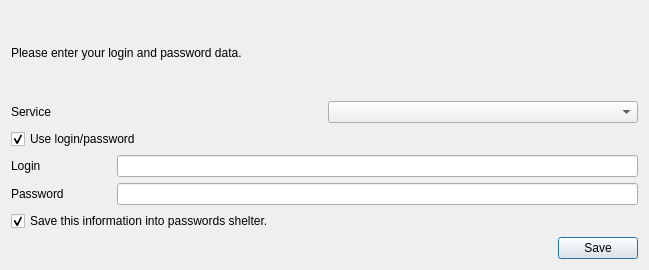
<?xml version="1.0" encoding="UTF-8"?>
<ui version="4.0">
 <class>SignInDialog</class>
 <widget class="QDialog" name="SignInDialog">
  <property name="geometry">
   <rect>
    <x>0</x>
    <y>0</y>
    <width>649</width>
    <height>270</height>
   </rect>
  </property>
  <property name="windowTitle">
   <string>Dialog</string>
  </property>
  <layout class="QVBoxLayout" name="verticalLayout">
   <item>
    <layout class="QHBoxLayout" name="horizontalLayout_5">
     <item>
      <widget class="QLabel" name="label_3">
       <property name="text">
        <string>Please enter your login and password data.</string>
       </property>
      </widget>
     </item>
     <item>
      <widget class="QWidget" name="logoWidget" native="true">
       <property name="sizePolicy">
        <sizepolicy hsizetype="Preferred" vsizetype="Preferred">
         <horstretch>0</horstretch>
         <verstretch>0</verstretch>
        </sizepolicy>
       </property>
      </widget>
     </item>
    </layout>
   </item>
   <item>
    <layout class="QHBoxLayout" name="horizontalLayout_7">
     <item>
      <widget class="QLabel" name="label_4">
       <property name="minimumSize">
        <size>
         <width>100</width>
         <height>0</height>
        </size>
       </property>
       <property name="text">
        <string>Service</string>
       </property>
      </widget>
     </item>
     <item>
      <widget class="QComboBox" name="serviceCombo"/>
     </item>
    </layout>
   </item>
   <item>
    <layout class="QHBoxLayout" name="horizontalLayout_3">
     <item>
      <widget class="QCheckBox" name="useLoginPasswordBox">
       <property name="text">
        <string>Use login/password</string>
       </property>
       <property name="checked">
        <bool>true</bool>
       </property>
      </widget>
     </item>
    </layout>
   </item>
   <item>
    <layout class="QHBoxLayout" name="horizontalLayout_2">
     <item>
      <widget class="QLabel" name="label">
       <property name="minimumSize">
        <size>
         <width>100</width>
         <height>0</height>
        </size>
       </property>
       <property name="text">
        <string>Login</string>
       </property>
      </widget>
     </item>
     <item>
      <widget class="QLineEdit" name="loginEdit"/>
     </item>
    </layout>
   </item>
   <item>
    <layout class="QHBoxLayout" name="horizontalLayout_4">
     <item>
      <widget class="QLabel" name="label_2">
       <property name="minimumSize">
        <size>
         <width>100</width>
         <height>0</height>
        </size>
       </property>
       <property name="text">
        <string>Password</string>
       </property>
      </widget>
     </item>
     <item>
      <widget class="QLineEdit" name="passwordEdit">
       <property name="inputMask">
        <string/>
       </property>
       <property name="echoMode">
        <enum>QLineEdit::Password</enum>
       </property>
      </widget>
     </item>
    </layout>
   </item>
   <item>
    <layout class="QHBoxLayout" name="horizontalLayout_6">
     <item>
      <widget class="QCheckBox" name="usePasswordsShelterBox">
       <property name="text">
        <string>Save this information into passwords shelter.</string>
       </property>
       <property name="checked">
        <bool>true</bool>
       </property>
      </widget>
     </item>
    </layout>
   </item>
   <item>
    <layout class="QHBoxLayout" name="horizontalLayout">
     <item>
      <spacer name="horizontalSpacer">
       <property name="orientation">
        <enum>Qt::Horizontal</enum>
       </property>
       <property name="sizeHint" stdset="0">
        <size>
         <width>40</width>
         <height>20</height>
        </size>
       </property>
      </spacer>
     </item>
     <item>
      <widget class="QPushButton" name="saveButton">
       <property name="text">
        <string>Save</string>
       </property>
      </widget>
     </item>
    </layout>
   </item>
  </layout>
 </widget>
 <resources/>
 <connections/>
</ui>
